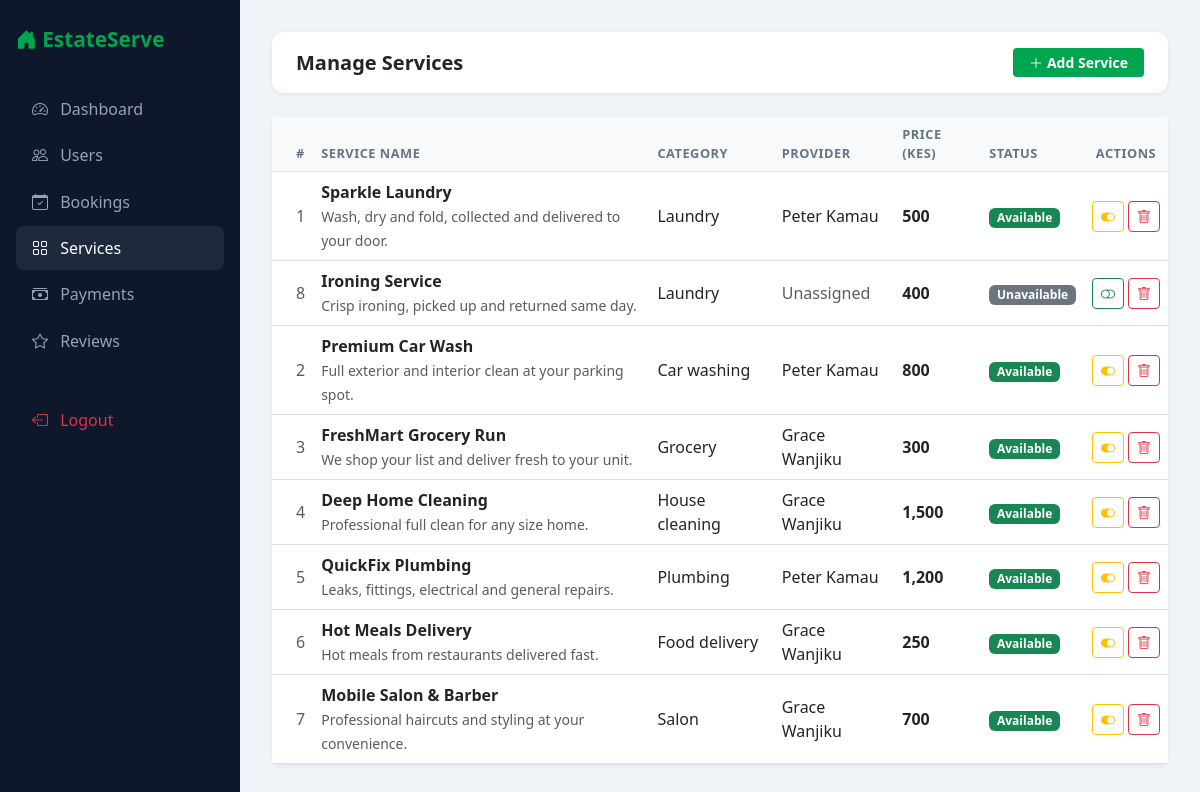
Screenshot of /admin/services.php (signed in) with the database file from the repository.
### tables this page shows
CREATE TABLE services (
    id          INT AUTO_INCREMENT PRIMARY KEY,
    name        VARCHAR(150) NOT NULL,
    category    ENUM('laundry','car_washing','grocery','house_cleaning',
                     'plumbing','food_delivery','salon') NOT NULL,
    description TEXT,
    price       DECIMAL(10,2) NOT NULL DEFAULT 0,
    provider_id INT NULL,
    status      ENUM('available','unavailable') NOT NULL DEFAULT 'available',
    created_at  TIMESTAMP NOT NULL DEFAULT CURRENT_TIMESTAMP,
    CONSTRAINT fk_services_provider FOREIGN KEY (provider_id)
        REFERENCES users(id) ON DELETE SET NULL
);

CREATE TABLE users (
    id         INT AUTO_INCREMENT PRIMARY KEY,
    full_name  VARCHAR(150) NOT NULL,
    email      VARCHAR(150) NOT NULL UNIQUE,
    phone      VARCHAR(30)  NOT NULL,
    password   VARCHAR(255) NOT NULL,
    role       ENUM('admin','resident','provider','delivery') NOT NULL,
    status     ENUM('active','inactive','pending') NOT NULL DEFAULT 'active',
    created_at TIMESTAMP NOT NULL DEFAULT CURRENT_TIMESTAMP
);

### admin/services.php (the view, shortened to what this page needs)
<?php
require_once '../includes/db.php';
$services = $pdo->query("
    SELECT s.*, u.full_name AS provider_name
    FROM services s
    LEFT JOIN users u ON s.provider_id = u.id
    ORDER BY s.category
")->fetchAll();
?>
<!DOCTYPE html>
<html lang="en">
<head>
  <link href="https://cdn.jsdelivr.net/npm/bootstrap@5.3.0/dist/css/bootstrap.min.css" rel="stylesheet">
  <link href="https://cdn.jsdelivr.net/npm/bootstrap-icons@1.10.5/font/bootstrap-icons.css" rel="stylesheet">
</head>
<body>
<div class="sidebar">
  <span class="brand"><i class="bi bi-house-door-fill"></i> EstateServe</span>
  <nav class="nav flex-column">
    <a href="dashboard.php" class="nav-link"><i class="bi bi-speedometer2"></i> Dashboard</a>
    <a href="users.php"     class="nav-link"><i class="bi bi-people"></i> Users</a>
    <a href="bookings.php"  class="nav-link"><i class="bi bi-calendar-check"></i> Bookings</a>
    <a href="services.php"  class="nav-link active"><i class="bi bi-grid"></i> Services</a>
    <a href="payments.php"  class="nav-link"><i class="bi bi-cash-stack"></i> Payments</a>
    <a href="reviews.php"   class="nav-link"><i class="bi bi-star"></i> Reviews</a>
    <hr style="border-color:#1e293b">
    <a href="../logout.php" class="nav-link text-danger"><i class="bi bi-box-arrow-left"></i> Logout</a>
  </nav>
</div>
<div class="main">
  <div class="topbar d-flex justify-content-between align-items-center">
    <h5 class="mb-0 fw-bold">Manage Services</h5>
    <button class="btn btn-add text-white btn-sm px-3"
      data-bs-toggle="modal" data-bs-target="#addModal">
      <i class="bi bi-plus-lg me-1"></i>Add Service
    </button>
  </div>
  <div class="card border-0 shadow-sm rounded-3">
    <div class="card-body p-0">
      <div class="table-responsive">
        <table class="table table-hover align-middle mb-0">
          <thead class="table-light">
            <tr>
              <th class="ps-4">#</th>
              <th>Service Name</th>
              <th>Category</th>
              <th>Provider</th>
              <th>Price (KES)</th>
              <th>Status</th>
              <th class="text-center">Actions</th>
            </tr>
          </thead>
          <tbody>
            <?php foreach ($services as $s): ?>
            <tr>
              <td class="ps-4 text-muted"><?= $s['id'] ?></td>
              <td>
                <div class="fw-semibold"><?= htmlspecialchars($s['name']) ?></div>
                <small class="text-muted"><?= htmlspecialchars($s['description']) ?></small>
              </td>
              <td><?= str_replace('_',' ',ucfirst($s['category'])) ?></td>
              <td><?= $s['provider_name'] ? htmlspecialchars($s['provider_name']) : '<span class="text-muted">Unassigned</span>' ?></td>
              <td class="fw-semibold"><?= number_format($s['price'],0) ?></td>
              <td>
                <span class="badge bg-<?= $s['status'] === 'available' ? 'success' : 'secondary' ?>">
                  <?= ucfirst($s['status']) ?>
                </span>
              </td>
              <td class="text-center">
                <div class="d-flex gap-1 justify-content-center">
                  <a href="?toggle=<?= $s['id'] ?>"
                     class="btn btn-sm btn-outline-<?= $s['status'] === 'available' ? 'warning' : 'success' ?>"
                     title="Toggle status">
                    <i class="bi bi-toggle-<?= $s['status'] === 'available' ? 'on' : 'off' ?>"></i>
                  </a>
                  <a href="?delete=<?= $s['id'] ?>"
                     class="btn btn-sm btn-outline-danger"
                     onclick="return confirm('Delete this service?')"
                     title="Delete">
                    <i class="bi bi-trash"></i>
                  </a>
                </div>
              </td>
            </tr>
            <?php endforeach; ?>
          </tbody>
        </table>
      </div>
    </div>
  </div>
</div>
</body>
</html>

### admin/services.php (style rules this page uses)
body { background: #f0f4f8; }
.sidebar { background: #0f172a; min-height: 100vh; width: 240px; position: fixed; top: 0; left: 0; padding: 1.5rem 1rem; }
.sidebar .brand { color: #00A550; font-weight: 700; font-size: 1.3rem; margin-bottom: 2rem; display: block; }
.sidebar .nav-link { color: #94a3b8; border-radius: 8px; padding: .6rem 1rem; margin-bottom: .2rem; }
.sidebar .nav-link:hover, .sidebar .nav-link.active { background: #1e293b; color: #fff; }
.sidebar .nav-link i { margin-right: 8px; }
.main { margin-left: 240px; padding: 2rem; }
.topbar { background: #fff; border-radius: 12px; padding: 1rem 1.5rem; margin-bottom: 1.5rem; box-shadow: 0 1px 4px rgba(0,0,0,.08); }
.table th { font-size: .8rem; text-transform: uppercase; letter-spacing: .04em; color: #64748b; }
.btn-add { background: #00A550; border: none; font-weight: 600; }

### rows the page displays
services: id "1", name "Sparkle Laundry", description "Wash, dry and fold, collected and delivered to your door.", category "Laundry", provider.full_name "Peter Kamau", price "500", status "Available"
services: id "8", name "Ironing Service", description "Crisp ironing, picked up and returned same day.", category "Laundry", shows "Unassigned", price "400", status "Unavailable"
services: id "2", name "Premium Car Wash", description "Full exterior and interior clean at your parking spot.", category "Car washing", provider.full_name "Peter Kamau", price "800", status "Available"
services: id "3", name "FreshMart Grocery Run", description "We shop your list and deliver fresh to your unit.", category "Grocery", provider.full_name "Grace Wanjiku", price "300", status "Available"
services: id "4", name "Deep Home Cleaning", description "Professional full clean for any size home.", category "House cleaning", provider.full_name "Grace Wanjiku", price "1,500", status "Available"
services: id "5", name "QuickFix Plumbing", description "Leaks, fittings, electrical and general repairs.", category "Plumbing", provider.full_name "Peter Kamau", price "1,200", status "Available"
services: id "6", name "Hot Meals Delivery", description "Hot meals from restaurants delivered fast.", category "Food delivery", provider.full_name "Grace Wanjiku", price "250", status "Available"
services: id "7", name "Mobile Salon & Barber", description "Professional haircuts and styling at your convenience.", category "Salon", provider.full_name "Grace Wanjiku", price "700", status "Available"
